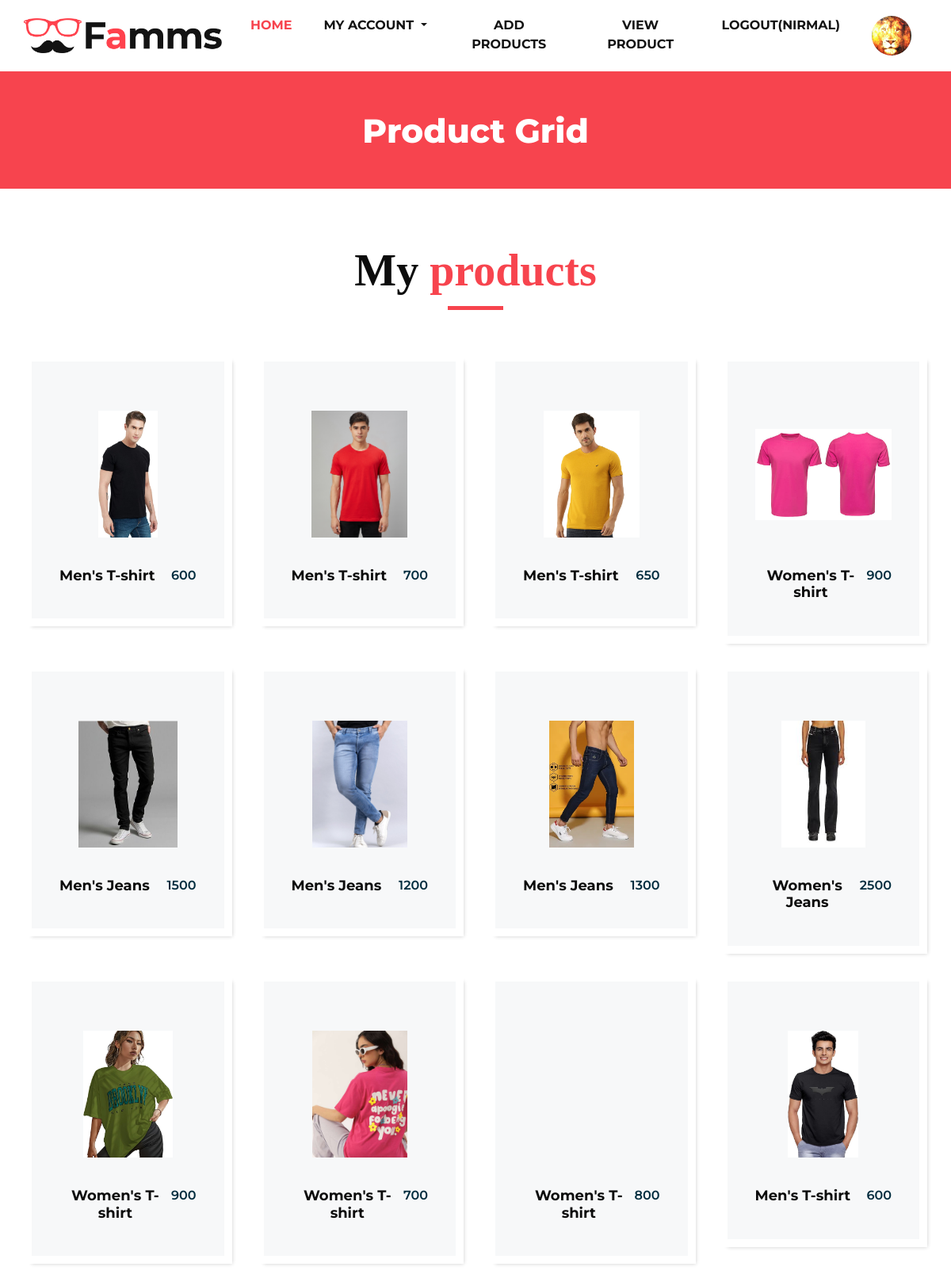
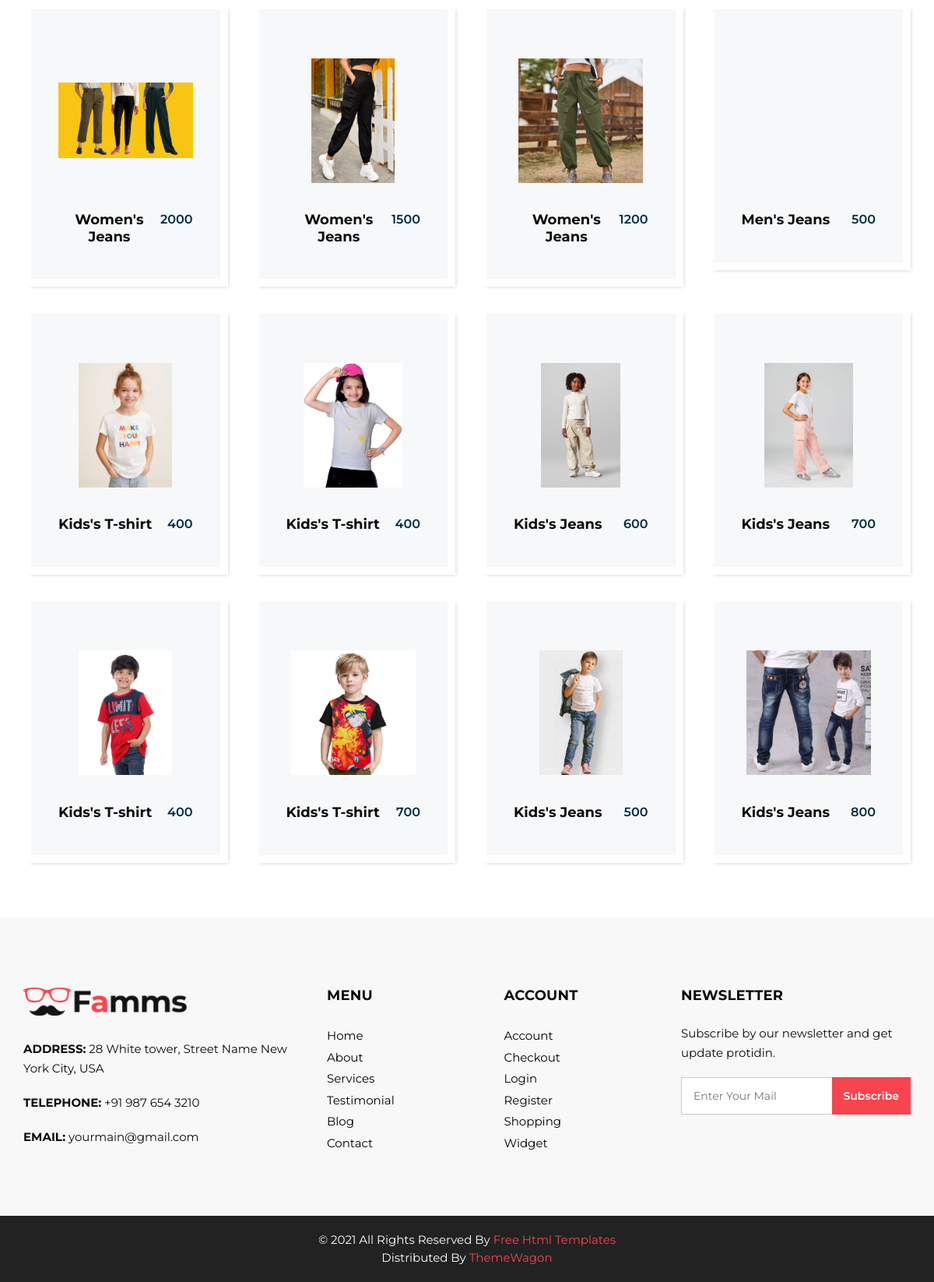
The app's page /view-product/ (signed in) with its own data (2 pictures, top to bottom).
### myapp/models.py (models this page shows, shortened)
class User(models.Model):
	fname=models.CharField(max_length=100)
	lname=models.CharField(max_length=100)
	email=models.EmailField()
	mobile=models.PositiveIntegerField()
	address=models.TextField()
	password=models.CharField(max_length=100)
	usertype=models.CharField(max_length=100, default="Buyer")
	profile_picture=models.ImageField(upload_to="profile_picture/",default="")

class Product(models.Model):
	category=(
			("Men","Men"),
			("Women","Women"),
			("Kids","Kids"),
		)
	sub_category=(
			("Jeans","Jeans"),
			("T-shirt","T-shirt"),
			("Shirts","Shirts"),
		)
	seller=models.ForeignKey(User,on_delete=models.CASCADE)
	product_category=models.CharField(max_length=100,choices=category)
	product_sub_category=models.CharField(max_length=100,choices=sub_category)
	product_name=models.CharField(max_length=100)
	product_price=models.PositiveIntegerField()
	product_image=models.ImageField(upload_to="product_image/")
	product_desc=models.TextField()

### myapp/views.py (the view)
# urls.py: path('view-product/',views.view_product,name='view-product'),
def view_product(request):
	seller=User.objects.get(email=request.session['email'])
	products=Product.objects.filter(seller=seller)
	return render(request,'seller-view-product.html',{'products':products})

### myapp/templates/seller-view-product.html (shortened to what this page needs)
{% extends 'seller-header.html' %}
{% load static %}
{% block content %}
<!DOCTYPE html>
<html>
   <head>
   </head>
   <body class="sub_page">
      <section class="inner_page_head">
         <div class="container_fuild">
            <div class="row">
               <div class="col-md-12">
                  <div class="full">
                     <h3>Product Grid</h3>
                  </div>
               </div>
            </div>
         </div>
      </section>
      <section class="product_section layout_padding">
         <div class="container">
            <div class="heading_container heading_center">
               <h2>
                  My <span>products</span>
               </h2>
            </div>
            <div class="row">
               {% for i in products %}
               <div class="col-sm-6 col-md-4 col-lg-3">
                  <div class="box">
                     <div class="img-box">
                        <img src="{{i.product_image.url}}" alt="">
                     </div>
                     <div class="detail-box">
                        <h5>
                           {{i.product_category}}'s {{i.product_sub_category}}
                        </h5>
                        <h6>
                           {{i.product_price}}
                        </h6>
                     </div>
                  </div>
               </div>
               {% endfor %}
            </div>
         </div>
      </section>
   </body>
</html>
{% endblock %}

### myapp/templates/seller-header.html (shortened to what this page needs)
{% load static %}
<!DOCTYPE html>
<html>
   <head>
      <link rel="stylesheet" type="text/css" href="{% static 'css/bootstrap.css' %}" />
      <link href="{% static 'css/font-awesome.min.css' %}" rel="stylesheet" />
      <link href="{% static 'css/style.css' %}" rel="stylesheet" />
      <link href="{% static 'css/responsive.css' %}" rel="stylesheet" />
   </head>
   <body>
         <header class="header_section">
            <div class="container">
               <nav class="navbar navbar-expand-lg custom_nav-container ">
                  <a class="navbar-brand" href="index.html"><img width="250" src="{% static 'images/logo.png' %}" alt="#" /></a>
                  <div class="collapse navbar-collapse" id="navbarSupportedContent">
                     <ul class="navbar-nav">
                        <li class="nav-item active">
                           <a class="nav-link" href="/">Home <span class="sr-only">(current)</span></a>
                        </li>
                       <li class="nav-item dropdown">
                           <a class="nav-link dropdown-toggle" href="#" data-toggle="dropdown" role="button" aria-haspopup="true" aria-expanded="true"> <span class="nav-label">My Account </a>
                        </li>
                        <li class="nav-item">
                           <a class="nav-link" href="{% url 'add-product' %}">Add Products</a>
                        </li>
                        <li class="nav-item">
                           <a class="nav-link" href="{% url 'view-product' %}">View Product</a>
                        </li>
                        {% if request.session.email %}
                           <li class="nav-item">
                              <a class="nav-link" href="{% url 'logout' %}">Logout({{request.session.fname}})</a>
                           </li>
                           <li class="nav-item">
                              <a class="nav-link" href="{% url 'profile' %}"><img src="{{request.session.profile_picture}}" style="width: 50px; height: 50px;border-radius: 50%;"></a>
                           </li>
                        {% endif %}
                     </ul>
                  </div>
               </nav>
            </div>
         </header>
      {% block content %}
      {% endblock %}
      <footer>
         <div class="container">
            <div class="row">
               <div class="col-md-4">
                   <div class="full">
                      <div class="logo_footer">
                        <a href="#"><img width="210" src="{% static 'images/logo.png' %}" alt="#" /></a>
                      </div>
                      <div class="information_f">
                        <p><strong>ADDRESS:</strong> 28 White tower, Street Name New York City, USA</p>
                        <p><strong>TELEPHONE:</strong> +91 987 654 3210</p>
                        <p><strong>EMAIL:</strong> yourmain@gmail.com</p>
                      </div>
                   </div>
               </div>
               <div class="col-md-8">
                  <div class="row">
                  <div class="col-md-7">
                     <div class="row">
                        <div class="col-md-6">
                     <div class="widget_menu">
                        <h3>Menu</h3>
                        <ul>
                           <li><a href="#">Home</a></li>
                           <li><a href="#">About</a></li>
                           <li><a href="#">Services</a></li>
                           <li><a href="#">Testimonial</a></li>
                           <li><a href="#">Blog</a></li>
                           <li><a href="#">Contact</a></li>
                        </ul>
                     </div>
                  </div>
                  <div class="col-md-6">
                     <div class="widget_menu">
                        <h3>Account</h3>
                        <ul>
                           <li><a href="#">Account</a></li>
                           <li><a href="#">Checkout</a></li>
                           <li><a href="#">Login</a></li>
                           <li><a href="#">Register</a></li>
                           <li><a href="#">Shopping</a></li>
                           <li><a href="#">Widget</a></li>
                        </ul>
                     </div>
                  </div>
                     </div>
                  </div>
                  <div class="col-md-5">
                     <div class="widget_menu">
                        <h3>Newsletter</h3>
                        <div class="information_f">
                          <p>Subscribe by our newsletter and get update protidin.</p>
                        </div>
                        <div class="form_sub">
                           <form>
                              <fieldset>
                                 <div class="field">
                                    <input type="email" placeholder="Enter Your Mail" name="email" />
                                    <input type="submit" value="Subscribe" />
                                 </div>
                              </fieldset>
                           </form>
                        </div>
                     </div>
                  </div>
                  </div>
               </div>
            </div>
         </div>
      </footer>
      <div class="cpy_">
         <p class="mx-auto">© 2021 All Rights Reserved By <a href="https://html.design/">Free Html Templates</a><br>
            Distributed By <a href="https://themewagon.com/" target="_blank">ThemeWagon</a>
         </p>
      </div>
   </body>
</html>

### myapp/static/css/responsive.css (style rules this page uses)
@media (min-width: 1200px) { .container { max-width: 1170px; } }

### records on screen
User: session.fname "NIRMAL"
Product: product_image (picture), product_category "Men", product_sub_category "T-shirt", product_price "600"
Product: product_image (picture), product_category "Men", product_sub_category "T-shirt", product_price "700"
Product: product_image (picture), product_category "Men", product_sub_category "T-shirt", product_price "650"
Product: product_image (picture), product_category "Women", product_sub_category "T-shirt", product_price "900"
Product: product_image (picture), product_category "Men", product_sub_category "Jeans", product_price "1500"
Product: product_image (picture), product_category "Men", product_sub_category "Jeans", product_price "1200"
Product: product_image (picture), product_category "Men", product_sub_category "Jeans", product_price "1300"
Product: product_image (picture), product_category "Women", product_sub_category "Jeans", product_price "2500"
Product: product_image (picture), product_category "Women", product_sub_category "T-shirt", product_price "900"
Product: product_image (picture), product_category "Women", product_sub_category "T-shirt", product_price "700"
Product: product_category "Women", product_sub_category "T-shirt", product_price "800"
Product: product_image (picture), product_category "Men", product_sub_category "T-shirt", product_price "600"
Product: product_image (picture), product_category "Women", product_sub_category "Jeans", product_price "2000"
Product: product_image (picture), product_category "Women", product_sub_category "Jeans", product_price "1500"
Product: product_image (picture), product_category "Women", product_sub_category "Jeans", product_price "1200"
Product: product_category "Men", product_sub_category "Jeans", product_price "500"
Product: product_image (picture), product_category "Kids", product_sub_category "T-shirt", product_price "400"
Product: product_image (picture), product_category "Kids", product_sub_category "T-shirt", product_price "400"
Product: product_image (picture), product_category "Kids", product_sub_category "Jeans", product_price "600"
Product: product_image (picture), product_category "Kids", product_sub_category "Jeans", product_price "700"
Product: product_image (picture), product_category "Kids", product_sub_category "T-shirt", product_price "400"
Product: product_image (picture), product_category "Kids", product_sub_category "T-shirt", product_price "700"
Product: product_image (picture), product_category "Kids", product_sub_category "Jeans", product_price "500"
Product: product_image (picture), product_category "Kids", product_sub_category "Jeans", product_price "800"
